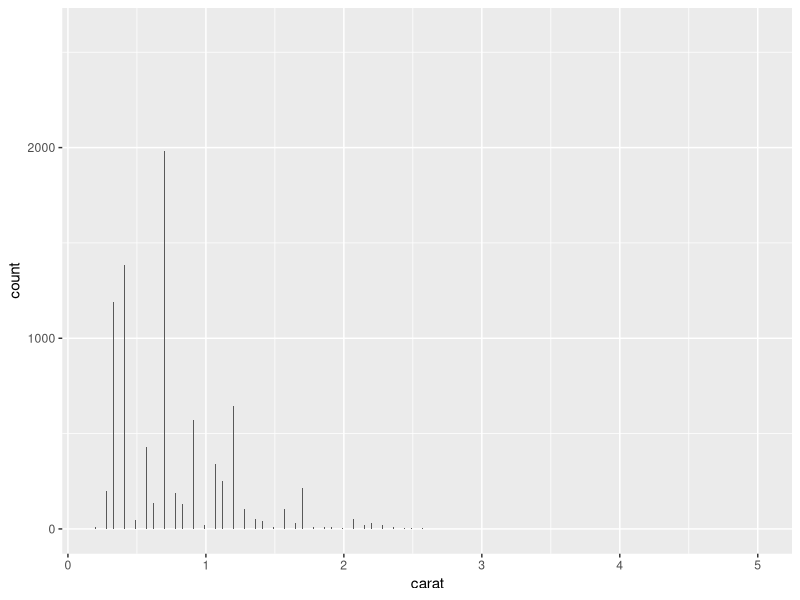
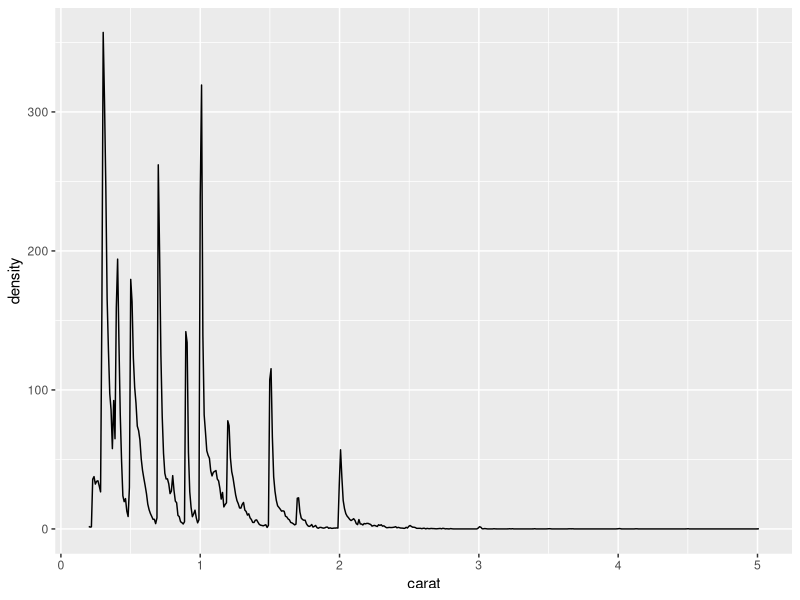

The R script that drew these images, in order: (Note: this script raises an error after producing the figures.)
library(ggplot2)
str(diamonds)
summary(diamonds)
head(diamonds)
# Histogram of `carat` vs. count:
ggplot(diamonds, aes(x = carat)) +
        geom_histogram(binwidth = .001)

# Density curve of `carat` vs. count:
ggplot(diamonds, aes(x = carat)) +
        geom_density(adjust = 0.001)
        

# Histrogram of `cut` (quality) vs count:
ggplot(diamonds, aes(x = cut)) +
        geom_histogram(binwidth = .001)

# Use `str` to determine the number of cuts in the 'diamonds' data.frame:
str(diamonds$cut)
        # 5 quality tiers

# Create a histogram to explore the distribution of `carat` (size) x `cut` qualities. 
        #Cuts separated by `facet`
ggplot(diamonds, aes(x = carat)) +
        geom_histogram(binwidth = 0.01) +
        facet_grid( ~ cut)

        #Cuts separated by line color
ggplot(diamonds, aes(x = carat, color = cut)) +
        geom_histogram(binwidth = 0.01)

# Create a  density curve to explore the distribution of `carat` (size) x `cut` qualities. 
        # Cuts separated by  facet
ggplot(diamonds, aes(x = carat)) +
        geom_density(adjust = 0.01) +
        facet_grid( ~ cut)

        # Cuts separated by line color
ggplot(diamonds, aes(x = carat, color = cut)) +
        geom_density(binwidth = 0.01)
        xlim(0, 10)
        ylim(0, 5)

# Which of the above plots would be more appropriate if we were interested in 
        # absolute quantity of diamonds of each cut? 
        # Which would be more appropriate if we were interested in the relative 
                # distribution of sizes within each cut? Why?

        # The histograms (carat x count) are better to evaluate the absolute
                # numbers of diamonds sold for cut x quality
        # The density plot is better suited to determine whether the percentages
                # of a carat within a quality grade are more common for cut x vs 
                # cut y
        
# Create a boxplot that compares the distribution of sizes within each `cut`.
ggplot(diamonds, aes(x = cut, y = carat)) +
        geom_boxplot()

# Change the above plot to be a violin plot. 
        # Add a single line to facet the plots by both color and clarity. 
        # Don’t worry about the legibility of the resulting plot.
ggplot(diamonds, aes(x = cut, y = carat)) +
        geom_violin(aes(fill = cut))

# Let’s try to get all that information in a more comprehensible plot. 
        # Leave carat on the y-axis, and experiment with mapping 
                # `cut`, `clarity`, and `color` to x.
        # Use color/fill, and facets arguments to produce a reasonable plot. 
        # Use whichever of boxplots or violin plots is more legible.
#a.
ggplot(diamonds, aes(x = cut, y = carat)) +
        geom_boxplot(aes(fill = cut))           # Good plot

#b.
ggplot(diamonds, aes(x = clarity, y = carat, color = cut)) +
        geom_boxplot() +
        facet_grid(~ cut)                       # Good plot, aesthetically pleasing
        
#c.
ggplot(diamonds, aes(x = cut, y = carat)) +
        geom_boxplot(aes(fill = cut))           # Informative, but not useful
                                                # `fill` = `color` not useful

#d.
ggplot(diamonds, aes(x = clarity, y = carat)) +
        geom_boxplot(aes(fill = cut)) + 
        facet_grid(~ cut)                       # Better than #2, but not great

#e.
ggplot(diamonds, aes(x = color, y = carat)) +
        geom_boxplot(aes(fill = cut))           # Informative, but not useful
                                                # `fill` = `color` not useful

#f.
ggplot(diamonds, aes(x = cut, y = carat)) +
        geom_violin(aes(fill = cut))           # Not useful; no points shown

#g.
ggplot(diamonds, aes(x = cut, y = carat)) +
        geom_violin(aes(fill = cut)) +
        facet_grid(~ clarity)

#h.
ggplot(diamonds, aes(x = cut, y = carat)) +
        geom_violin(aes(fill = cut)) +
        facet_grid(~ color + clarity)

# Preferred Plots (Violin > Boxplot):
        # Boxplot: 
        ggplot(diamonds, aes(x = clarity, y = carat, color = cut)) +
        geom_boxplot() +
                facet_grid(~ cut)

        # Violin plot:
        ggplot(diamonds, aes(x = cut, y = carat)) +
                geom_violin(aes(fill = cut)) +
                facet_grid(~ clarity)

#6. Create a scatterplot of diamond price as a function of size.
ggplot(diamonds, aes(x = carat, y = price)) +
                geom_point()

# There is a lot of overplotting there, so information is being lost. 
        # Adjust the alpha level of the points to fix this.
ggplot(diamonds, aes(x = carat, y = price)) +
        geom_point(alpha = .01)

# Add marginal rug plots to provide variable distribution information
        # Consider adjusting the alpha level of the rug plots too
ggplot(diamonds, aes(x = carat, y = price)) +
        geom_rug(alpha = .8)                    
        #possible problems w/ RAM due to dataset size

ggplot(diamonds, aes(x = carat, y = price)) +
        geom_point(alpha = .01) +
        geom_rug(alpha = .3)

# Add a smoothing curve to plot. 
        ggplot(diamonds, aes(x = carat, y = price)) +
        geom_point(alpha = 0.1) +
        geom_smooth(method = "lm")

        # What do you think about the right side of the curve? 
        # Consider that and the marginal distributions of each variable. 
        # Should you transform either or both of the axes? Experiment.
        ggplot(diamonds, aes(x = carat, y = price)) +
                geom_point(alpha = 0.1) +
                geom_smooth(method = "lm") +
                scale_y_continuous(formatter='log10')

        